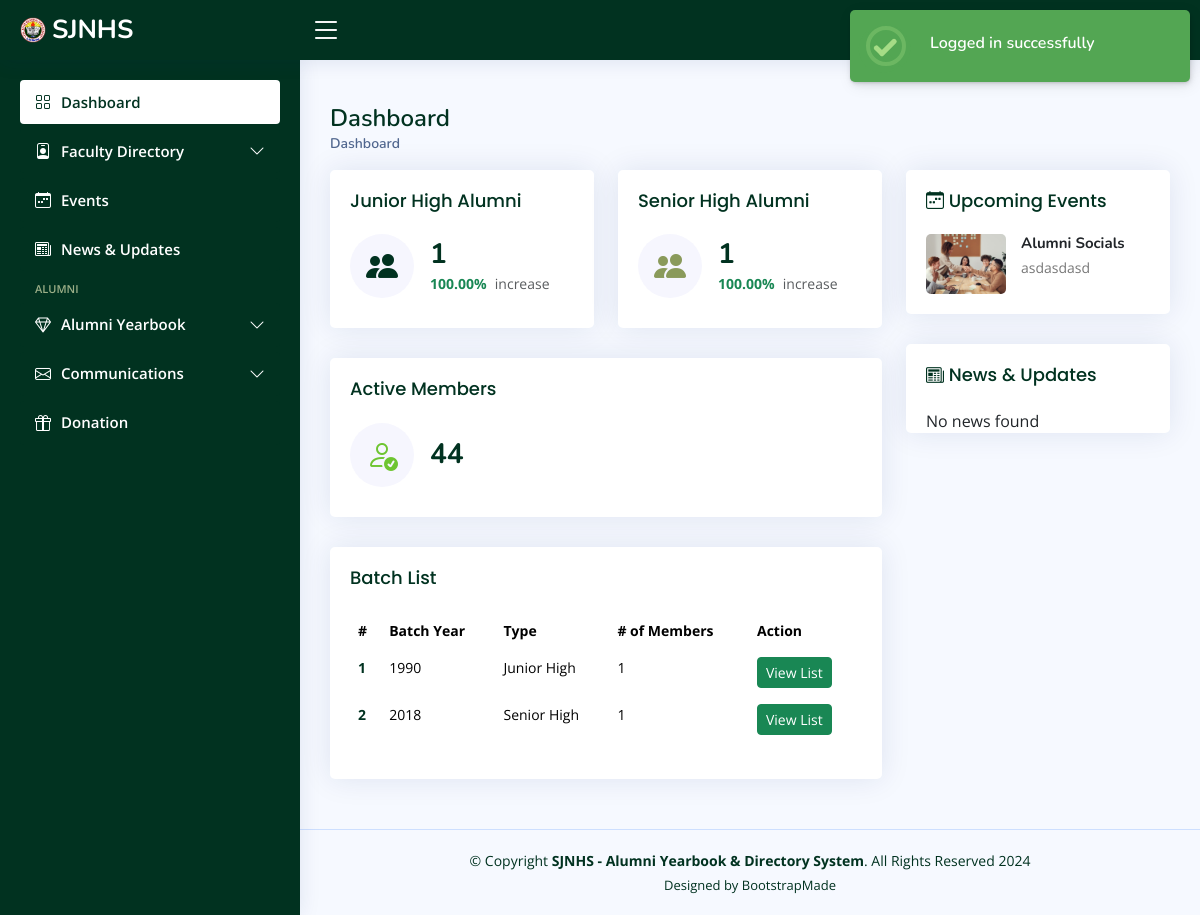
The app's page /admin/dashboard.php (signed in), older data.
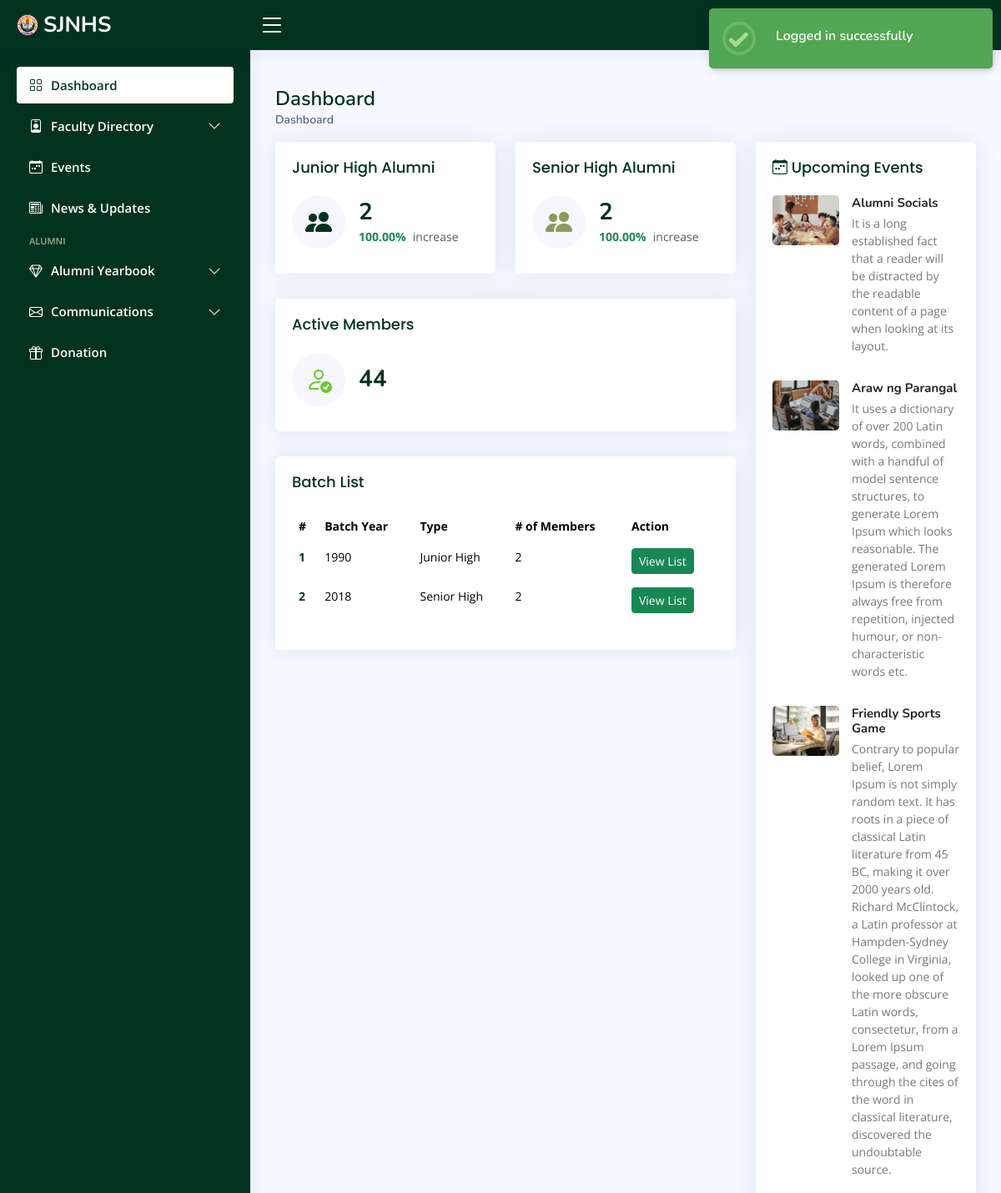
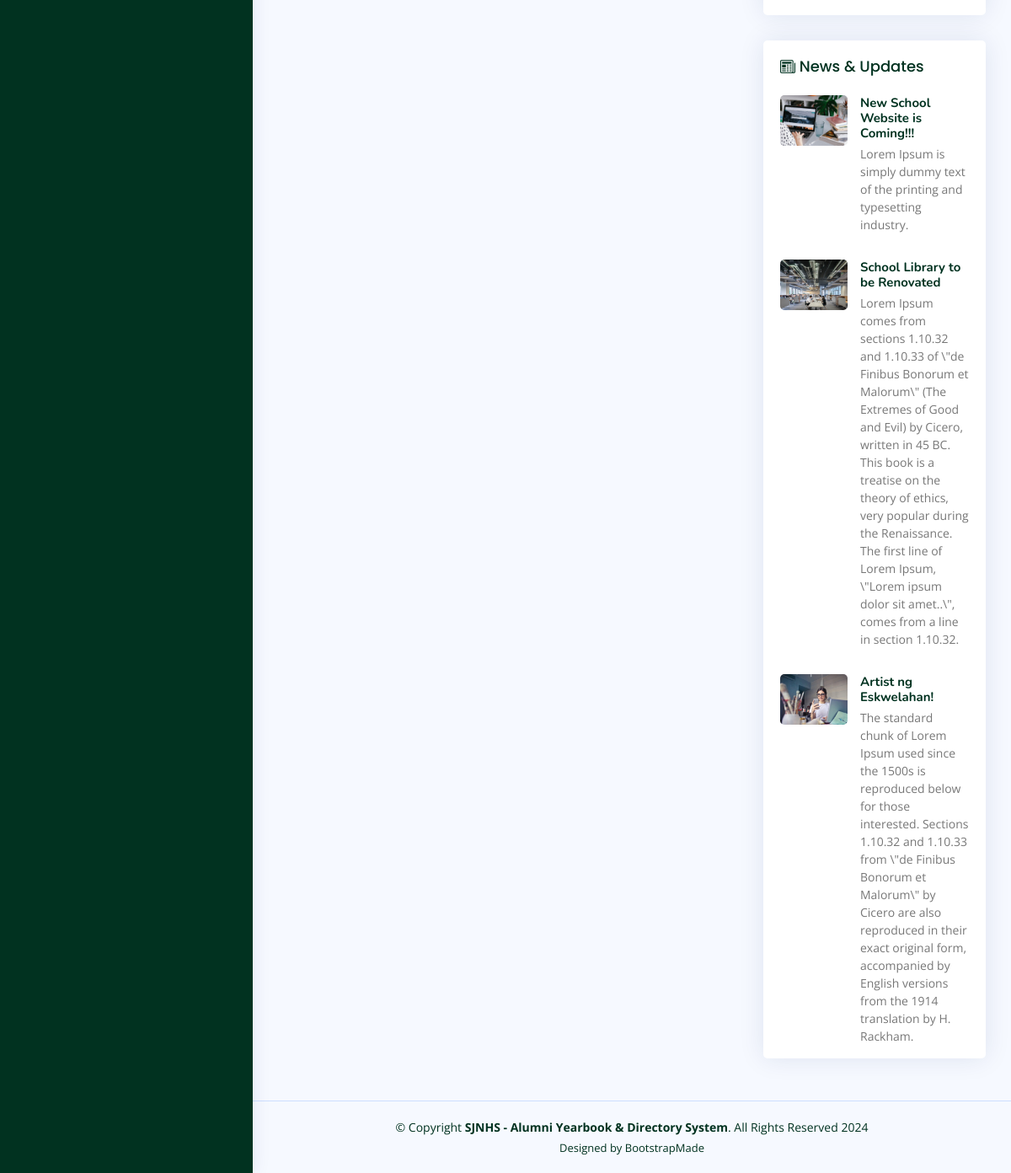
The same page, newer data (2 pictures, top to bottom).
### tables this page shows
CREATE TABLE `events` (
  `id` int(11) UNSIGNED NOT NULL,
  `eventsCode` varchar(255) NOT NULL,
  `eventName` varchar(255) NOT NULL,
  `eventDate` date NOT NULL,
  `eventStatus` int(11) NOT NULL,
  `eventLocation` varchar(255) NOT NULL,
  `eventDescription` text NOT NULL,
  `eventPicture` varchar(255) NOT NULL,
  `date_created` date NOT NULL DEFAULT current_timestamp()
);

CREATE TABLE `news` (
  `id` int(11) NOT NULL,
  `newsCode` varchar(255) NOT NULL,
  `title` varchar(255) NOT NULL,
  `content` text NOT NULL,
  `publication_date` date NOT NULL,
  `newsStatus` int(11) NOT NULL,
  `newsPicture` varchar(255) NOT NULL,
  `date_created` timestamp NOT NULL DEFAULT current_timestamp()
);

### admin/dashboard.php (the view, shortened to what this page needs)
<?php
include_once 'includes/header.php';
include_once 'includes/sidebar.php';
include "includes/conn.php";
?>
<main id="main" class="main">
    <div class="pagetitle">
        <h1>Dashboard</h1>
        <nav>
            <ol class="breadcrumb">
                <li class="breadcrumb-item active">Dashboard</li>
            </ol>
        </nav>
    </div>
    <section class="section dashboard">
        <div class="row">
            <div class="col-lg-8">
                <div class="row">
                    <?php
                    $sql = "SELECT COUNT(`id`) AS total_alumni FROM `alumni_jhs`";
                    $result = mysqli_query($conn, $sql);
                    $row = mysqli_fetch_assoc($result);
                    $totalAlumni = $row['total_alumni'];
                    $sql = "SELECT COUNT(`id`) AS new_alumni FROM `alumni_jhs` WHERE `date_created` >= DATE_SUB(NOW(), INTERVAL 1 WEEK)";
                    $result = mysqli_query($conn, $sql);
                    $row = mysqli_fetch_assoc($result);
                    $newAlumni = $row['new_alumni'];
                    $increasePercentage = ($newAlumni / $totalAlumni) * 100;
                    ?>
                    <div class="col-xxl-4 col-md-6">
                        <div class="card info-card jhs-card">
                            <div class="card-body">
                                <h5 class="card-title">Junior High Alumni</h5>
                                <div class="d-flex align-items-center">
                                    <div
                                        class="card-icon rounded-circle d-flex align-items-center justify-content-center">
                                        <i class="bi bi-people-fill"></i>
                                    </div>
                                    <div class="ps-3">
                                        <h6><?php echo $newAlumni; ?></h6>
                                        <span
                                            class="text-success small pt-1 fw-bold"><?php echo number_format($increasePercentage, 2); ?>%</span>
                                        <span class="text-muted small pt-2 ps-1">increase</span>
                                    </div>
                                </div>
                            </div>
                        </div>
                    </div>
                    <?php
                    $sql = "SELECT COUNT(`id`) AS total_alumni FROM `alumni_shs`";
                    $result = mysqli_query($conn, $sql);
                    $row = mysqli_fetch_assoc($result);
                    $totalAlumni = $row['total_alumni'];
                    $sql = "SELECT COUNT(`id`) AS new_alumni FROM `alumni_shs` WHERE `date_created` >= DATE_SUB(NOW(), INTERVAL 1 WEEK)";
                    $result = mysqli_query($conn, $sql);
                    $row = mysqli_fetch_assoc($result);
                    $newAlumni = $row['new_alumni'];
                    $increasePercentage = ($newAlumni / $totalAlumni) * 100;
                    ?>
                    <div class="col-xxl-4 col-md-6">
                        <div class="card info-card shs-card">
                            <div class="card-body">
                                <h5 class="card-title">Senior High Alumni</h5>
                                <div class="d-flex align-items-center">
                                    <div
                                        class="card-icon rounded-circle d-flex align-items-center justify-content-center">
                                        <i class="bi bi-people-fill"></i>
                                    </div>
                                    <div class="ps-3">
                                        <h6><?php echo $newAlumni; ?></h6>
                                        <span
                                            class="text-success small pt-1 fw-bold"><?php echo number_format($increasePercentage, 2); ?>%</span>
                                        <span class="text-muted small pt-2 ps-1">increase</span>
                                    </div>
                                </div>
                            </div>
                        </div>
                    </div>
                    <div class="col-xxl-4 col-xl-12">
                        <div class="card info-card active-card">
                            <div class="card-body">
                                <h5 class="card-title">Active Members</h5>
                                <div class="d-flex align-items-center">
                                    <div
                                        class="card-icon rounded-circle d-flex align-items-center justify-content-center">
                                        <i class="bi bi-person-check"></i>
                                    </div>
                                    <div class="ps-3">
                                        <h6>44</h6>
                                    </div>
                                </div>
                            </div>
                        </div>
                    </div>
                    <div class="col-12">
                        <div class="card batch-list overflow-auto">
                            <div class="card-body">
                                <h5 class="card-title">Batch List</h5>
                                <table class="table table-borderless datatable">
                                    <thead>
                                        <tr>
                                            <th scope="col">#</th>
                                            <th scope="col">Batch Year</th>
                                            <th scope="col">Type</th>
                                            <th scope="col"># of Members</th>
                                            <th scope="col">Action</th>
                                        </tr>
                                    </thead>
                                    <tbody>
                                        <?php
                                        $batchNumber = 1;
                                        $sql = "SELECT `year_graduated` AS batch_year, COUNT(`id`) AS num_members FROM `alumni_jhs` GROUP BY `year_graduated`";
                                        $result = mysqli_query($conn, $sql);
                                        while ($row = mysqli_fetch_assoc($result)) {
                                            echo "<tr>";
                                            echo "<th scope='row'><a href='#'>$batchNumber</a></th>";
                                            echo "<td>{$row['batch_year']}</td>";
                                            echo "<td>Junior High</td>";
                                            echo "<td>{$row['num_members']}</td>";
                                            echo "<td><a href='alumni-jhs-view.php?batch={$row['batch_year']}' class='btn btn-sm btn-success text-white'>View List</a></td>";
                                            echo "</tr>";
                                            $batchNumber++;
                                        }
                                        $sql = "SELECT `year_graduated` AS batch_year, COUNT(`id`) AS num_members FROM `alumni_shs` GROUP BY `year_graduated`";
                                        $result = mysqli_query($conn, $sql);
                                        while ($row = mysqli_fetch_assoc($result)) {
                                            echo "<tr>";
                                            echo "<th scope='row'><a href='#'>$batchNumber</a></th>";
                                            echo "<td>{$row['batch_year']}</td>";
                                            echo "<td>Senior High</td>";
                                            echo "<td>{$row['num_members']}</td>";
                                            echo "<td><a href='alumni-shs-view.php?batch={$row['batch_year']}' class='btn btn-sm btn-success text-white'>View List</a></td>";
                                            echo "</tr>";
                                            $batchNumber++;
                                        }
                                        ?>
                                    </tbody>
                                </table>
                            </div>
                        </div>
                    </div>
                </div>
            </div>
            <div class="col-lg-4">
                <div class="card">
                    <div class="card-body">
                        <h5 class="card-title"><i class="bi bi-calendar-week"></i> Upcoming Events</h5>
                        <div class="events">
                            <?php
                            $sql = "SELECT * FROM `events` WHERE `eventStatus` IN (1, 2)";
                            $result = mysqli_query($conn, $sql);
                            if (mysqli_num_rows($result) > 0) {
                                echo '<div class="events">';
                                while ($row = mysqli_fetch_assoc($result)) {
                                    echo '
                                        <div class="post-item clearfix">
                                            <img src="' . $row['eventPicture'] . '" alt="">
                                            <h4>'. $row['eventName'] . '</h4>
                                            <p>' . $row['eventDescription'] . '</p>
                                        </div>';
                                }
                                echo '</div>';
                            } else {
                                echo 'No events found';
                            }
                            ?>
                        </div>
                    </div>
                </div>
                <div class="card">
                    <div class="card-body pb-0">
                        <h5 class="card-title"><i class="bi bi-newspaper"></i> News &amp; Updates</h5>
                        <div class="news">
                            <?php
                            $sql = "SELECT * FROM `news` WHERE `newsStatus` = 1";
                            $result = mysqli_query($conn, $sql);
                            if (mysqli_num_rows($result) > 0) {
                                echo '<div class="news">';
                                while ($row = mysqli_fetch_assoc($result)) {
                                    echo '
                                        <div class="post-item clearfix">
                                            <img src="' . $row['newsPicture'] . '" alt="">
                                            <h4><a href="#">' . $row['title'] . '</a></h4>
                                            <p>' . $row['content'] . '</p>
                                        </div>';
                                }
                                echo '</div>';
                            } else {
                                echo 'No news found';
                            }
                            ?>
                        </div>
                    </div>
                </div>
            </div>
        </div>
    </section>
</main>
<?php
include_once 'includes/footer.php';
?>

### admin/includes/header.php (shortened to what this page needs)
<!DOCTYPE html>
<html lang="en">
<head>
    <link href="assets/vendor/bootstrap/css/bootstrap.min.css" rel="stylesheet">
    <link href="assets/vendor/bootstrap-icons/bootstrap-icons.css" rel="stylesheet">
    <link href="assets/vendor/boxicons/css/boxicons.min.css" rel="stylesheet">
    <link href="assets/vendor/quill/quill.snow.css" rel="stylesheet">
    <link href="assets/vendor/quill/quill.bubble.css" rel="stylesheet">
    <link href="assets/vendor/remixicon/remixicon.css" rel="stylesheet">
    <link href="assets/vendor/simple-datatables/style.css" rel="stylesheet">
    <link href="assets/css/style.css" rel="stylesheet">
</head>
<body>
    <header id="header" class="header fixed-top d-flex align-items-center">
        <div class="d-flex align-items-center justify-content-between">
            <a href="dashboard.php" class="logo d-flex align-items-center">
                <img src="assets/img/favicon.png" alt="">
                <span class="d-none d-lg-block">SJNHS</span>
            </a>
            <i class="bi bi-list toggle-sidebar-btn"></i>
        </div>
        <nav class="header-nav ms-auto">
            <ul class="d-flex align-items-center">
                <li class="nav-item dropdown">
                    <a class="nav-link nav-icon" href="#" data-bs-toggle="dropdown">
                        <span class="badge bg-primary badge-number">4</span>
                    </a>
                </li>
                <li class="nav-item dropdown">
                    <a class="nav-link nav-icon" href="#" data-bs-toggle="dropdown">
                        <span class="badge bg-danger badge-number">3</span>
                    </a>
                </li>
                <li class="nav-item dropdown pe-3">
                    <a class="nav-link nav-profile d-flex align-items-center pe-0" href="#" data-bs-toggle="dropdown">
                        <span class="d-none d-md-block dropdown-toggle ps-2">Admin</span>
                    </a>
                </li>
            </ul>
        </nav>
    </header>

### admin/includes/sidebar.php (shortened to what this page needs)
<aside id="sidebar" class="sidebar">
    <ul class="sidebar-nav" id="sidebar-nav">
        <li class="nav-item">
            <a class="nav-link " href="dashboard.php">
                <i class="bi bi-grid"></i>
                <span>Dashboard</span>
            </a>
        </li>
        <li class="nav-item">
            <a class="nav-link collapsed" data-bs-target="#faculty-nav" data-bs-toggle="collapse" href="#">
                <i class="bi bi-person-badge"></i><span>Faculty Directory</span><i
                    class="bi bi-chevron-down ms-auto"></i>
            </a>
        </li>
        <li class="nav-item">
            <a class="nav-link collapsed" href="events.php">
                <i class="bi bi-calendar-week"></i>
                <span>Events</span>
            </a>
        </li>
        <li class="nav-item">
            <a class="nav-link collapsed" href="news-and-updates.php">
                <i class="bi bi-newspaper"></i>
                <span>News &amp; Updates</span>
            </a>
        </li>
        <li class="nav-heading">Alumni</li>
        <li class="nav-item">
            <a class="nav-link collapsed" data-bs-target="#alumni-nav" data-bs-toggle="collapse" href="#">
                <i class="bi bi-gem"></i><span>Alumni Yearbook</span><i class="bi bi-chevron-down ms-auto"></i>
            </a>
        </li>
        <li class="nav-item">
            <a class="nav-link collapsed" data-bs-target="#comms-nav" data-bs-toggle="collapse" href="#">
                <i class="bi bi-envelope"></i><span>Communications</span><i class="bi bi-chevron-down ms-auto"></i>
            </a>
        </li>
        <li class="nav-item">
            <a class="nav-link collapsed" href="pages-error-404.html">
                <i class="bi bi-gift"></i>
                <span>Donation</span>
            </a>
        </li>
    </ul>
</aside>

### admin/includes/conn.php (shortened to what this page needs)
<?php
echo "Connected successfully";
?>

### admin/includes/footer.php (shortened to what this page needs)
<footer id="footer" class="footer">
    <div class="copyright">
        &copy; Copyright <strong><span>SJNHS - Alumni Yearbook & Directory System</span></strong>. All Rights Reserved
        2024
    </div>
    <div class="credits">
        Designed by <a href="https://bootstrapmade.com/">BootstrapMade</a>
    </div>
</footer>
</body>
</html>

Row changes from the older to the newer data that the page shows:
changed events "Alumni Socials": eventDescription "asdasdasd" → "It is a long established fact that a reader will be distracted by the readable content of a page when looking at its layout."
added events: eventPicture (picture), eventName "Araw ng Parangal", eventDescription "It uses a dictionary of over 200 Latin words, combined with a handful of model sentence structures, to generate Lorem Ipsum which looks reasonable. The generated Lorem Ipsum is therefore always free from repetition, injected humour, or non-characteristic words etc."
added events: eventPicture (picture), eventName "Friendly Sports Game", eventDescription "Contrary to popular belief, Lorem Ipsum is not simply random text. It has roots in a piece of classical Latin literature from 45 BC, making it over 2000 years old. Richard McClintock, a Latin professor at Hampden-Sydney College in Virginia, looked up one of the more obscure Latin words, consectetur, from a Lorem Ipsum passage, and going through the cites of the word in classical literature, discovered the undoubtable source."
added news: newsPicture (picture), title "New School Website is Coming!!!", content "Lorem Ipsum is simply dummy text of the printing and typesetting industry."
added news: newsPicture (picture), title "School Library to be Renovated", content "Lorem Ipsum comes from sections 1.10.32 and 1.10.33 of \\\"de Finibus Bonorum et Malorum\\\" (The Extremes of Good and Evil) by Cicero, written in 45 BC. This book is a treatise on the theory of ethics, very popular during the Renaissance. The first line of Lorem Ipsum, \\\"Lorem ipsum dolor sit amet..\\\", comes from a line in section 1.10.32."
added news: newsPicture (picture), title "Artist ng Eskwelahan!", content "The standard chunk of Lorem Ipsum used since the 1500s is reproduced below for those interested. Sections 1.10.32 and 1.10.33 from \\\"de Finibus Bonorum et Malorum\\\" by Cicero are also reproduced in their exact original form, accompanied by English versions from the 1914 translation by H. Rackham."
Text that changed along with them:
$newAlumni: "1" → "2"
new list line: "1 1990 Junior High 2 View List"
new list line: "2 2018 Senior High 2 View List"
list line gone: "1 1990 Junior High 1 View List"
list line gone: "2 2018 Senior High 1 View List"
text no longer shown: "No news found"
